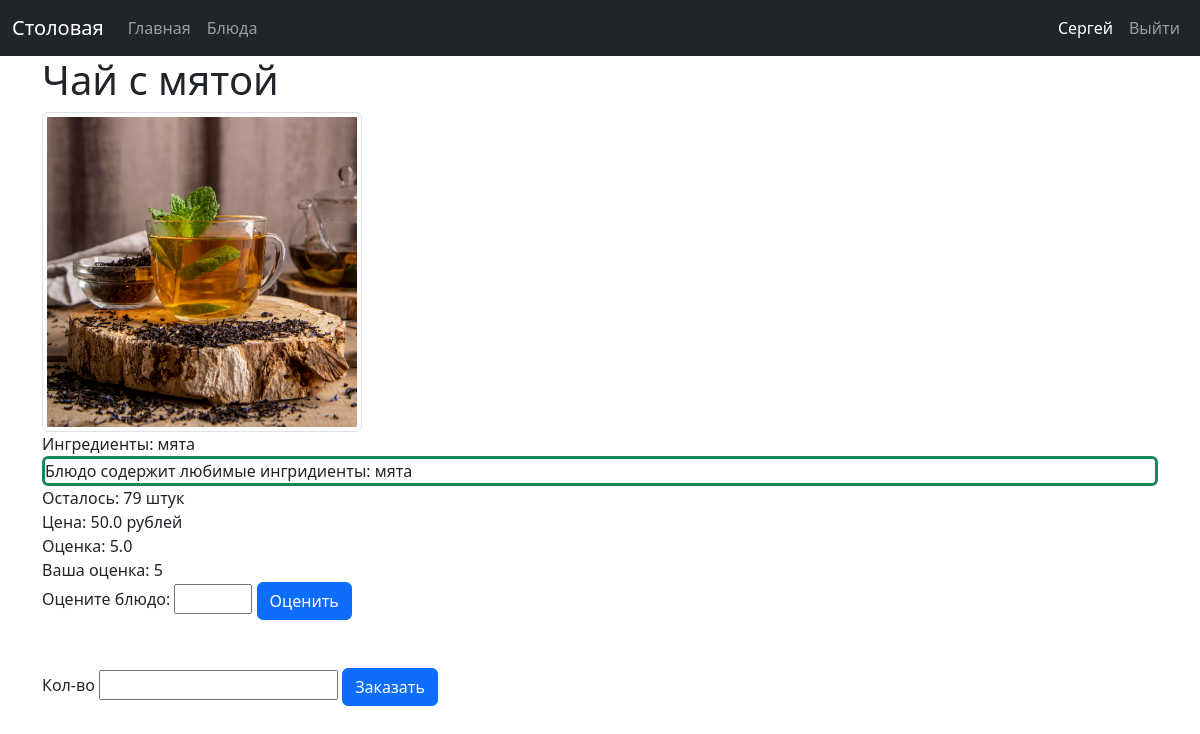
The page /menu/dish/4 (signed in) on the database its author committed.
### data/users.py (models this page shows, shortened)
class User(SqlAlchemyBase, UserMixin):
    __tablename__ = 'users'
    id = Column(Integer, primary_key=True, autoincrement=True)
    surname = Column(String, nullable=True)
    name = Column(String, nullable=True)
    patronymic = Column(String, nullable=True)
    email = Column(String, index=True, unique=True, nullable=True)
    hashed_password = Column(String, nullable=True)
    role = Column(Integer, ForeignKey("roles.id"))
    money = Column(Float, nullable=True)
    subscription_end = Column(DateTime, nullable=True)
    roles = relationship("Role", back_populates="users")
    requests = relationship("Request")
    ratings_log = relationship("RatingLog")
    prefs_log = relationship("PreferenceLog")

### data/dishes.py (models this page shows)
class Dish(SqlAlchemyBase):
    __tablename__ = 'dishes'
    id = Column(Integer, primary_key=True, autoincrement=True)
    name = Column(String, nullable=True)
    price = Column(Float, nullable=True)
    quantity = Column(Integer, nullable=True)
    image = Column(String, nullable=True)
    description = Column(String, nullable=True)
    timesbought = Column(Integer, nullable=True)
    requests = relationship("Request")
    ingridients_log = relationship("IngridientLog")
    ratings_log = relationship("RatingLog")

### data/ingridients.py (models this page shows)
class Ingridient(SqlAlchemyBase):
    __tablename__ = 'ingridients'
    id = Column(Integer, primary_key=True, autoincrement=True)
    name = Column(String, nullable=True)
    ingridients_log = relationship("IngridientLog")
    prefs_log = relationship("PreferenceLog")

### server.py (the view)
@app.route('/menu/dish/<int:dish_id>', methods=['GET'])
@login_required
def dish(dish_id):
    db_sess = db_session.create_session()
    if db_sess.get(Role, current_user.id).role != "ученик":
        abort(403)
    db_dish = db_sess.get(Dish, dish_id)
    ingridients = []
    ingridient_logs = db_sess.query(IngridientLog).filter(IngridientLog.dish_id == db_dish.id).all()
    for log in ingridient_logs:
        ingridients.append(db_sess.query(Ingridient).filter(Ingridient.id == log.ingridient_id).first().name)
    prefs = db_sess.query(PreferenceLog).filter(PreferenceLog.student_id == current_user.id).filter(PreferenceLog.is_liked == True).all()
    prefs = [db_sess.get(Ingridient, x.ingridient).name for x in prefs]
    prefs = list(set(prefs) & set(ingridients))
    alers = db_sess.query(PreferenceLog).filter(PreferenceLog.student_id == current_user.id).filter(PreferenceLog.is_liked == False).all()
    alers = [db_sess.get(Ingridient, x.ingridient).name for x in alers]
    alers = list(set(alers) & set(ingridients))
    ratearr = db_sess.query(RatingLog).filter(RatingLog.dish_id == dish_id).all()
    userRate = db_sess.query(RatingLog).filter(RatingLog.dish_id == dish_id).filter(RatingLog.student_id == current_user.id).first()
    if userRate != None:
        userRate = userRate.rate
    if ratearr == []:
        rate = 0
    else:
        rate = sum([x.rate for x in ratearr]) / len(ratearr)
    return render_template("dish.html", dish=db_dish, ingridients=", ".join(ingridients), prefs=", ".join(prefs), alers=", ".join(alers), rate = rate, userRate=userRate)

### data/db_session.py (called while the page is built)
def create_session() -> Session:
    global __factory
    return __factory()

### server.py (called while the page is built)
@login_manager.user_loader
def load_user(user_id):
    db_sess = db_session.create_session()
    return db_sess.get(User, user_id)

@app.template_filter('get_role')
def role_filter(user):
    db_sess = db_session.create_session()
    role = db_sess.get(Role, user.role).role
    return role

### templates/dish.html (shortened to what this page needs)
{% extends "base.html" %}
{% block content %}
<div class="d-flex flex-column">
    <h1>{{dish.name}}</h1>
    <img src="/static/img/{{dish.image}}" class="img-thumbnail" style='max-width:20em; max-height:40em; width: auto; height: auto;' alt="Фото {{dish.image}}">
    <div>Ингредиенты: {{ ingridients }}</div>
    {% if prefs == "" and alers == "" %}
    <div>Блюдо не содержит аллергенов</div>
    {% elif alers != "" %}
    <div class="border border-danger border-3 rounded">Блюдо содержит аллергены: {{alers}}</div>
    {% elif prefs != "" %}
    <div class="border border-success border-3 rounded">Блюдо содержит любимые ингридиенты: {{prefs}}</div>
    {% endif %}
    <div>Осталось: {{dish.quantity}} штук</div>
    <div>Цена: {{dish.price}} рублей</div>
    <div>Оценка: {{rate}}</div>
    {% if userRate != None %}
    <div>Ваша оценка: {{userRate}}</div>
    {% endif %}
    <form method="POST" action="/menu/dish/{{ dish.id }}/rate">
        <label for="rating">
            Оцените блюдо:
            <input type="number" id="rating" name="rating" min="1", max="5"/>
            <button type="submit" class="btn btn-primary">Оценить</button>
        </label>
    </form>
    <form method="POST" action="/menu/dish/{{ dish.id }}/buy" class="mt-5">
        <label for="quantity">
            Кол-во
            <input type="number" id="quantity" name="quantity" min="1"/>
            {% if alers != "" %}
            <button type="submit" class="btn btn-primary" disabled>Заказать</button>
            {% else %}
            <button type="submit" class="btn btn-primary">Заказать</button>
            {% endif %}
        </label>
    </form>
    </div>
{% endblock %}

### templates/base.html (shortened to what this page needs)
<!DOCTYPE html>
<html lang="en">
<head>
    <link href="https://cdn.jsdelivr.net/npm/bootstrap@5.3.8/dist/css/bootstrap.min.css"
        rel="stylesheet"
>
</head>
<body>
<header>
    <nav class="navbar navbar-expand-lg navbar-dark bg-dark" data-bs-theme="dark">
        <div class="container-fluid">
            <div class="navbar-brand">Столовая</div>
            <div class="collapse navbar-collapse" id="navbarContent">
                <ul class="navbar-nav me-auto mb-2 mb-lg-0">
                    <li class="nav-item">
                        <a class="nav-link" href="/">Главная</a>
                    </li>
                    {% if current_user.is_authenticated %}
                    <li class="nav-item">
                        <a class="nav-link" href="/menu">Блюда</a>
                    </li>
                    {% endif %}
                </ul>
                <ul class="navbar-nav mb-2 mb-lg-0">
                    {% if current_user.is_authenticated %}
                    <li class="nav-item">
                        <div class="nav-link active">{{ current_user.name }}</div>
                    </li>
                    <li class="nav-item">
                        <a class="nav-link" href="/logout">Выйти</a>
                    </li>
                    {% endif %}
                </ul>
            </div>
        </div>
    </nav>
</header>
<main role="main" class="container">
    {% block content %}{% endblock %}
</main>
</body>
</html>

### rows shown on the page
User: name "Сергей"
Dish: name "Чай с мятой", image (picture), quantity "79", price "50.0"
Ingridient: name "мята"

### other values the page prints
{{ rate }} "5.0"
{{ userRate }} "5"
